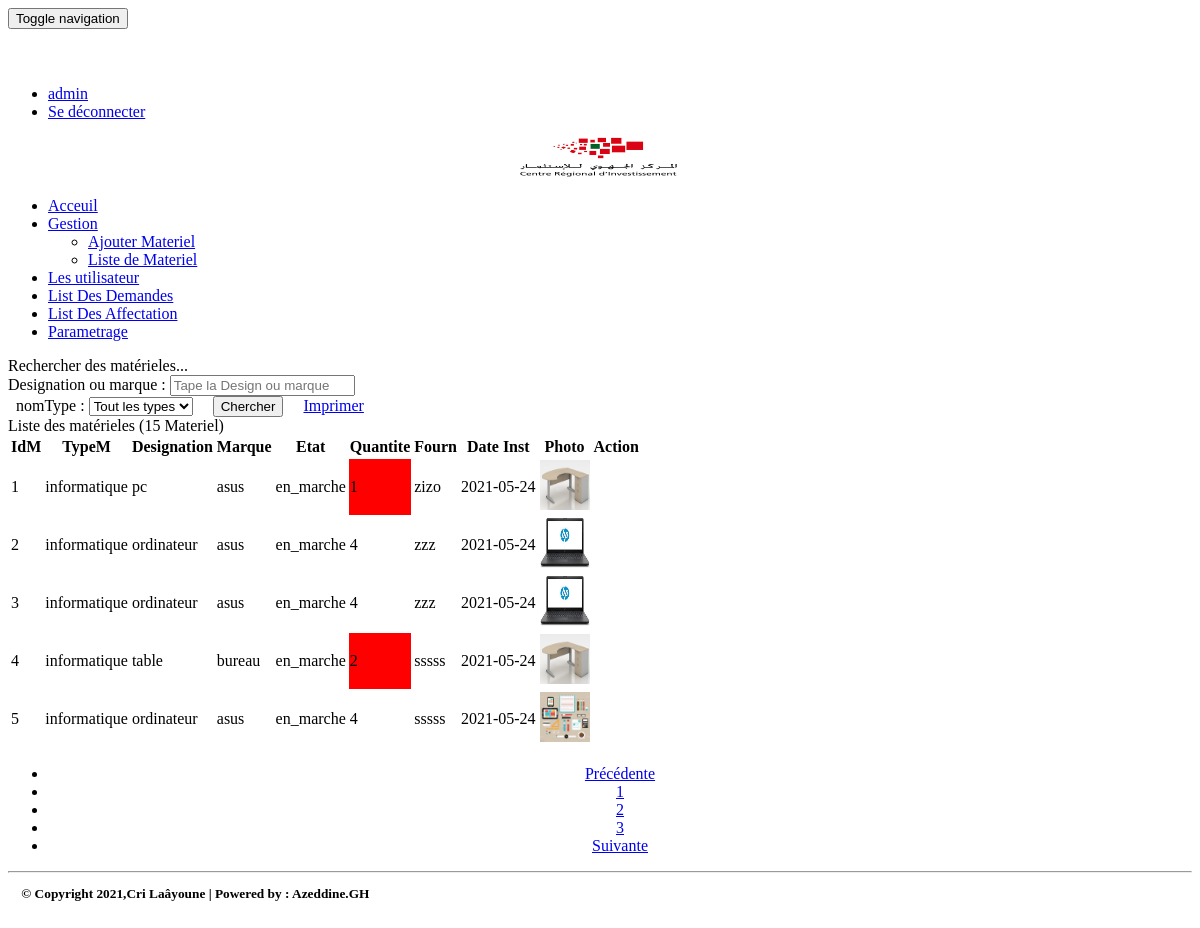
/pages/listeM.php (signed in), run on the app's committed database.
### tables this page shows
CREATE TABLE IF NOT EXISTS `materiel` (
`IdMateriel` int(4) NOT NULL,
  `NumInventaire` varchar(11) DEFAULT NULL,
  `Utilisateur` varchar(254) DEFAULT NULL,
  `Fournisseur` varchar(254) DEFAULT NULL,
  `Etat` varchar(254) DEFAULT NULL,
  `Photo` varchar(254) DEFAULT NULL,
  `marque` varchar(255) DEFAULT NULL,
  `nomType` varchar(255) DEFAULT NULL,
  `Designation` varchar(255) DEFAULT NULL,
  `DateInstallation` date DEFAULT NULL,
  `DebutDateAffectation` date DEFAULT NULL,
  `NumEtage` varchar(255) DEFAULT NULL,
  `Quantite` int(11) DEFAULT NULL
);

### pages/listeM.php (the view, shortened to what this page needs)
<?php
  require_once("connexiondb.php");
  $nomm=isset($_GET['nomM'])?$_GET['nomM']:"";
 $nomType=isset($_GET['nomType'])?$_GET['nomType']:"all";
  $size=isset($_GET['size'])?$_GET['size']:5;
    $page=isset($_GET['page'])?$_GET['page']:1;
    $offset=($page-1)*$size;
   if($nomType=="all"){
     $requete="select * from materiel where Designation like '%$nomm%' OR marque like '%$nomm%'
     limit $size
                offset $offset";
     $requeteCount="select count(*) countM from materiel where Designation like '%$nomm%' OR marque like '%$nomm%'";
   }
   $resultatM=$pdo->query($requete);
  $resultatCount=$pdo->query($requeteCount);
  $tabCount=$resultatCount->fetch();
  $nbrMateriel=$tabCount['countM'];
  $reste=$nbrMateriel % $size;
    if($reste===0)
        $nbrPage=$nbrMateriel/$size;
    else
        $nbrPage=floor($nbrMateriel/$size)+1;
?>
<!DOCTYPE html>
<html>
<head>
  <link rel='stylesheet' href='../css/bootstrap.min.css'>
<link rel='stylesheet' href='../css/font-awesome.min.css'>
<link rel="stylesheet" href="../css/style.css">
<link rel="stylesheet" href="../css/monstyle.css">
</head>
<body>
  <?php include("menu.php"); ?>
<div class="mcw">
  <div class="cv">
    <div>
     <div class="inbox">
       <div class="inbox-bx container-fluid">
         <div class="row">
           <div class="col-md-20">
           <div class="container">
        <div class="panel panel-warning margetop50">
          <div class="panel-heading">Rechercher des matérieles...</div>
          <div class="panel-body">
              <form method="get" action="listeM.php" class="form-inline">
                <div class="form-group has-success has-feedback">
                 <label id="inputSuccess">Designation ou marque :</label>
                  <input type="text" name="nomM" placeholder="Tape la Design ou marque" class="form-control" id="inputSuccess" value="<?php echo $nomm ?>">
                </div>
                <label for="nomType"> nomType : </label>
                <select name="nomType" class="form-control"  id="nomType" onchange="this.form.submit()">
                  <option value="all" <?php if($nomType==="all")   echo "selected"     ?>>Tout les types</option>
                </select>
                <button type="submit" class="btn btn-success">
                  Chercher
                </button>
                 <a class="btn btn-primary" href="../fpdf/pdfM.php">
                  Imprimer
             </a>
              </form>
          </div>
        </div>
        <div class="panel panel-info">
          <div class="panel-heading">
            Liste des matérieles (<?php echo $nbrMateriel ?> Materiel)
          </div>
          <div class="panel-body">
        <table class="table table-striped table-bordered" >
                        <thead>
                            <tr>
                                <th>IdM</th> <th>TypeM</th>  <th>Designation</th>
                                <th>Marque</th> <th>Etat</th>
                                <th>Quantite</th>
                                <th>Fourn</th><th>Date Inst</th>
                                <th>Photo</th>
                        <?php if ($_SESSION['user']['role']== 'ADMIN') {?>
                                 <th>Action</th>
                        <?php } ?>
                            </tr>
                        </thead>
                        <tbody>
                            <?php while($materiel=$resultatM->fetch()){ ?>
                                <tr>
                                    <td><?php echo $materiel['IdMateriel'] ?> </td>
                                    <td><?php echo $materiel['nomType'] ?> </td>
                                    <centre><td><?php echo $materiel['Designation'] ?> </td></centre>
                                    <td><?php echo $materiel['marque'] ?> </td>
                                    <td><?php echo $materiel['Etat']
                                      ?> </td>
                                      <?php if($materiel['Quantite']<=2){
                                      echo '<td style="background-color:red">';
                                       echo $materiel['Quantite'];
                                     }else{
                                      echo'<td>';
                                      echo $materiel['Quantite'];
                                     }
                                      ?> </td>
                                    <td><?php echo $materiel['Fournisseur'] ?> </td>
                                    <td><?php echo $materiel['DateInstallation'] ?> </td>
                                    <td>
                                        <img src="../images/<?php echo $materiel['Photo']?>"
                                        width="50px" height="50px" class="img-circle" onclick="window.open(this.src,'_blank','toolbar=0, location=0, directories=0, status=0, scrollbars=0, resizable=0, copyhistory=0, menuBar=0, width=200px, height=200px');" />
                                    </td>
                        <?php if ($_SESSION['user']['role']== 'ADMIN') {?>
                                    <td>
                                    </td>
                            <?php } ?>
                                  </tr>
                                <?php } ?>
                                </tbody>
                              </table>
                              <CENTER><div>
                    <ul class="pagination">
                      <li class="page-item <?= ($page == 1) ? "disabled" : "" ?>">
                            <a href="?page=<?= $page - 1 ?>&nomM=<?php echo $nomm ?>&nomType=<?php echo $nomType ?>" class="page-link">Précédente</a>
                        </li>
                        <?php for($i=1;$i<=$nbrPage;$i++){ ?>
                            <li class="<?php if($i==$page) echo 'active' ?>">
            <a href="listeM.php?page=<?php echo $i;?>&nomM=<?php echo $nomm ?>&nomType=<?php echo $nomType ?>">
                                    <?php echo $i; ?>
                                </a>
                             </li>
                        <?php } ?>
                        <li class="page-item <?= ($page == $nbrPage) ? "disabled" : "" ?>">
                            <a href="?page=<?= $page + 1 ?>&nomM=<?php echo $nomm ?>&nomType=<?php echo $nomType ?>" class="page-link">Suivante</a>
                        </li>
                    </ul>
                </div></CENTER>
        </div>
        </div>
        </div>
           </div>
         </div>
       </div>
     </div>
    </div>
  </div><footer> <sub><STRONG>      <hr> &nbsp;&nbsp;&nbsp; &copy; Copyright 2021,Cri Laâyoune | Powered by : Azeddine.GH </STRONG></sub>  </footer>   &nbsp;&nbsp;
</div>
</body>
</html>

### data on the page
materiel: IdMateriel "1", nomType "informatique", Designation "pc", marque "asus", Etat "en_marche", Quantite "1", Fournisseur "zizo", DateInstallation "2021-05-24", Photo (picture)
materiel: IdMateriel "2", nomType "informatique", Designation "ordinateur", marque "asus", Etat "en_marche", Quantite "4", Fournisseur "zzz", DateInstallation "2021-05-24", Photo (picture)
materiel: IdMateriel "3", nomType "informatique", Designation "ordinateur", marque "asus", Etat "en_marche", Quantite "4", Fournisseur "zzz", DateInstallation "2021-05-24", Photo (picture)
materiel: IdMateriel "4", nomType "informatique", Designation "table", marque "bureau", Etat "en_marche", Quantite "2", Fournisseur "sssss", DateInstallation "2021-05-24", Photo (picture)
materiel: IdMateriel "5", nomType "informatique", Designation "ordinateur", marque "asus", Etat "en_marche", Quantite "4", Fournisseur "sssss", DateInstallation "2021-05-24", Photo (picture)

### other printed values
$_SESSION['user']['login'] "admin"
$nbrMateriel "15"
